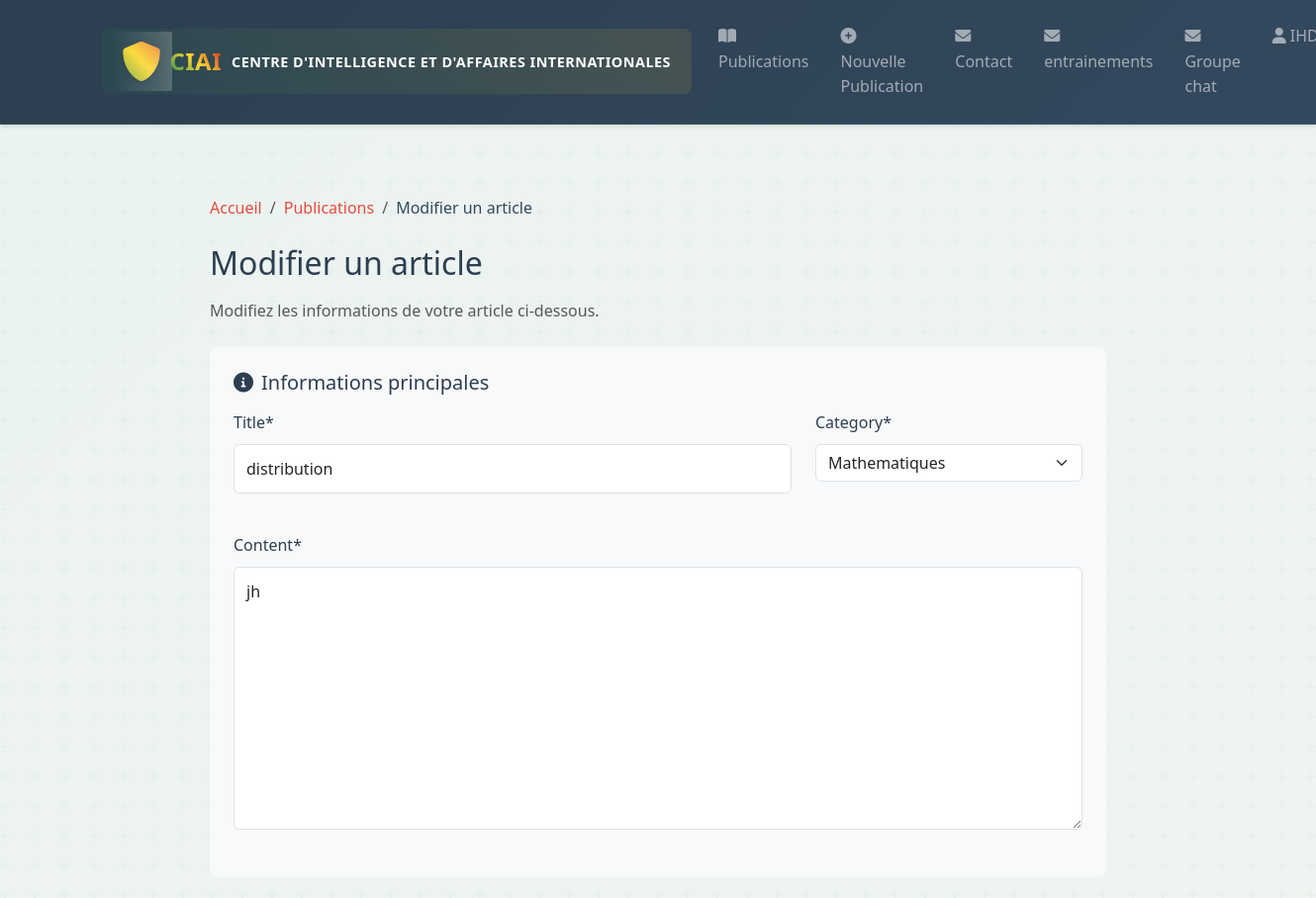
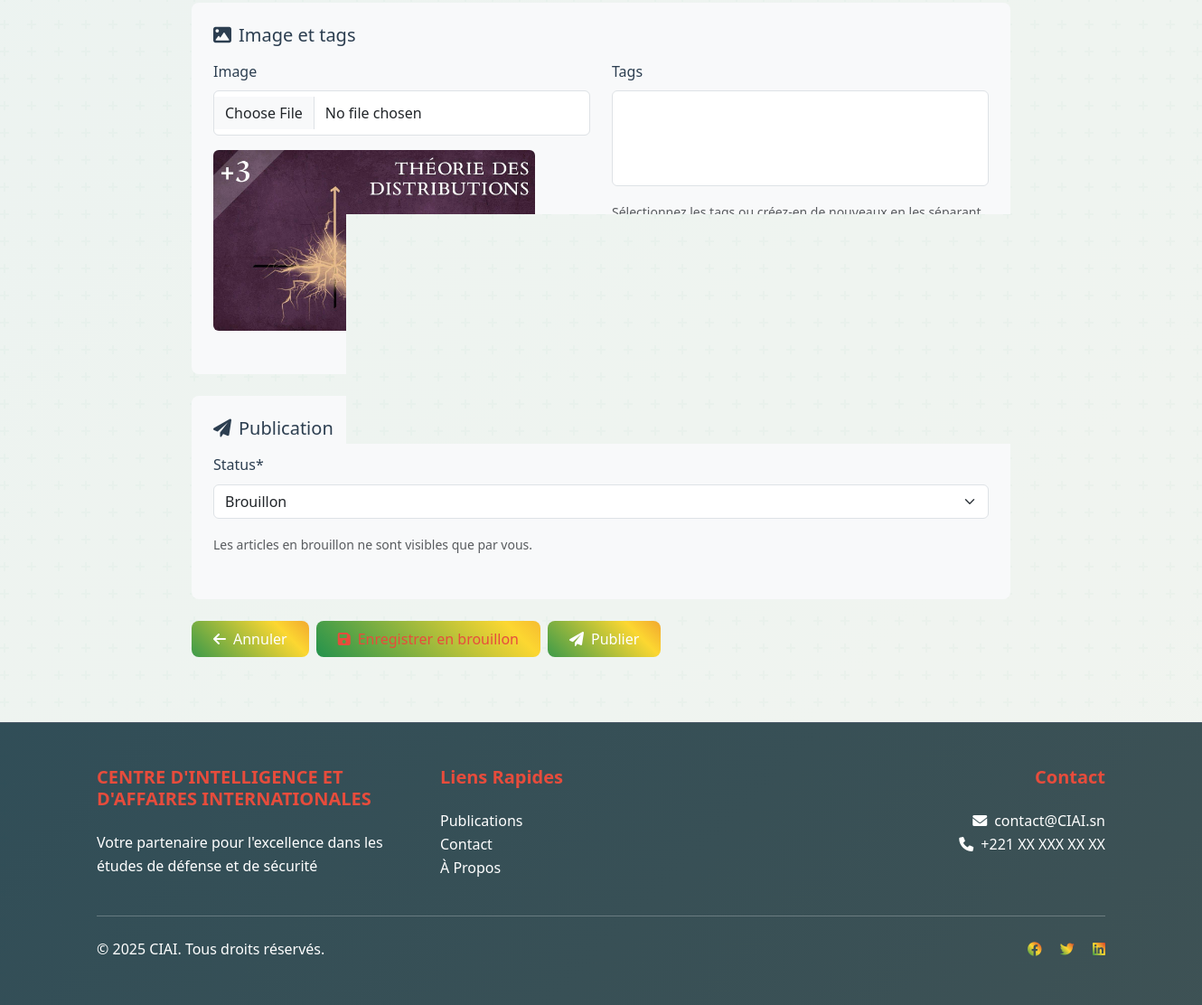
/articles/distribution/update/ (signed in), run on the app's committed database (2 pictures, top to bottom).
### blog/models.py (models this page shows, shortened)
class Article(models.Model):
    STATUS_CHOICES = [
        ('draft', 'Brouillon'),
        ('published', 'Publié'),
    ]
    title = models.CharField(max_length=200)
    slug = models.SlugField(unique=True, blank=True)
    content = models.TextField()
    image = models.ImageField(upload_to='articles/%Y/%m/%d/', blank=True, null=True)
    author = models.ForeignKey(User, on_delete=models.CASCADE, related_name='articles')
    category = models.ForeignKey(Category, on_delete=models.CASCADE, related_name='articles')
    tags = models.ManyToManyField(Tag, blank=True, related_name='articles')
    status = models.CharField(max_length=10, choices=STATUS_CHOICES, default='draft')
    views = models.PositiveIntegerField(default=0)
    created_at = models.DateTimeField(auto_now_add=True)
    updated_at = models.DateTimeField(auto_now=True)
    published_at = models.DateTimeField(null=True, blank=True)
    class Meta:
        ordering = ['-published_at', '-created_at']

### blog/views.py (the view, shortened to what this page needs)
# urls.py: path('articles/<slug:slug>/update/', views.ArticleUpdateView.as_view(), name='article_update'),
class ArticleUpdateView(LoginRequiredMixin, UserPassesTestMixin, UpdateView):
    model = Article
    form_class = ArticleForm
    template_name = 'blog/article_form.html'
    slug_url_kwarg = 'slug'
    def test_func(self):
        article = self.get_object()
        return self.request.user == article.author
    def get_context_data(self, **kwargs):
        context = super().get_context_data(**kwargs)
        context['action'] = 'Modifier'
        return context

### blog/models.py (called while the page is built)
    def __str__(self):
        return self.name

### templates/blog/article_form.html (shortened to what this page needs)
{% extends "base.html" %}
{% load static %}
{% load crispy_forms_tags %}
{% block extra_css %}
<link href="https://cdn.jsdelivr.net/npm/summernote@0.8.18/dist/summernote-bs4.min.css" rel="stylesheet">
<link href="https://cdn.jsdelivr.net/npm/select2@4.1.0-rc.0/dist/css/select2.min.css" rel="stylesheet">
<link href="https://cdn.jsdelivr.net/npm/select2-bootstrap-5-theme@1.3.0/dist/select2-bootstrap-5-theme.min.css" rel="stylesheet">
{% endblock %}
{% block content %}
<div class="container py-5">
    <div class="row justify-content-center">
        <div class="col-lg-10">
            <div class="mb-4">
                <nav aria-label="breadcrumb">
                    <ol class="breadcrumb">
                        <li class="breadcrumb-item"><a href="{% url 'blog:home' %}">Accueil</a></li>
                        <li class="breadcrumb-item"><a href="{% url 'blog:article_list' %}">Publications</a></li>
                        <li class="breadcrumb-item active" aria-current="page">{{ action }} un article</li>
                    </ol>
                </nav>
                <h1 class="h2 mb-3">{{ action }} un article</h1>
                <p class="text-muted">
                    {% if action == 'Créer' %}
                        Remplissez le formulaire ci-dessous pour créer un nouvel article.
                    {% else %}
                        Modifiez les informations de votre article ci-dessous.
                    {% endif %}
                </p>
            </div>
            <form method="post" enctype="multipart/form-data" novalidate>
                <div class="form-section">
                    <h3><i class="fas fa-info-circle me-2"></i>Informations principales</h3>
                    <div class="row mb-4">
                        <div class="col-md-8">
                            {{ form.title|as_crispy_field }}
                        </div>
                        <div class="col-md-4">
                            {{ form.category|as_crispy_field }}
                        </div>
                    </div>
                    <div class="mb-4">
                        {{ form.content|as_crispy_field }}
                    </div>
                </div>
                <div class="form-section">
                    <h3><i class="fas fa-image me-2"></i>Image et tags</h3>
                    <div class="row mb-4">
                        <div class="col-md-6">
                            {{ form.image|as_crispy_field }}
                            {% if form.instance.image %}
                                <div class="mt-2">
                                    <img src="{{ form.instance.image.url }}" alt="Image actuelle" class="image-preview">
                                </div>
                            {% endif %}
                        </div>
                        <div class="col-md-6">
                            {{ form.tags|as_crispy_field }}
                            <small class="form-text text-muted">
                                Sélectionnez les tags ou créez-en de nouveaux en les séparant par des virgules.
                            </small>
                        </div>
                    </div>
                </div>
                <div class="form-section">
                    <h3><i class="fas fa-paper-plane me-2"></i>Publication</h3>
                    <div class="mb-4">
                        {{ form.status|as_crispy_field }}
                        <small class="form-text text-muted">
                            Les articles en brouillon ne sont visibles que par vous.
                        </small>
                    </div>
                </div>
                <div class="d-flex gap-2">
                    <a href="{% url 'blog:article_list' %}" class="btn btn-outline-secondary">
                        <i class="fas fa-arrow-left me-2"></i>Annuler
                    </a>
                    <button type="submit" name="action" value="draft" class="btn btn-outline-primary">
                        <i class="fas fa-save me-2"></i>Enregistrer en brouillon
                    </button>
                    <button type="submit" name="action" value="publish" class="btn btn-primary">
                        <i class="fas fa-paper-plane me-2"></i>Publier
                    </button>
                </div>
            </form>
        </div>
    </div>
</div>
{% endblock %}

### templates/base.html (shortened to what this page needs)
{% load static %}
<!DOCTYPE html>
<html lang="fr">
<head>
    <link href="https://cdn.jsdelivr.net/npm/bootstrap@5.3.0/dist/css/bootstrap.min.css" rel="stylesheet">
    <link rel="stylesheet" href="https://cdnjs.cloudflare.com/ajax/libs/font-awesome/6.0.0/css/all.min.css">
    <link rel="stylesheet" href="{% static 'css/main.css' %}">
    {% block extra_css %}{% endblock %}
</head>
<body>
    <nav class="navbar navbar-expand-lg navbar-dark">
        <div class="container">
            <a class="navbar-brand" href="{% url 'blog:home' %}">
                <i class="fas fa-shield-alt fa-2x text-accent me-2"></i>
                <span class="text-accent">CIAI</span>
                <small class="d-none d-md-inline" style="font-size: 0.9rem; margin-left: 10px;">
                    CENTRE D'INTELLIGENCE ET D'AFFAIRES INTERNATIONALES
                </small>
            </a>
            <div class="collapse navbar-collapse" id="navbarNav">
                <ul class="navbar-nav ms-auto">
                    <li class="nav-item">
                        <a class="nav-link" href="{% url 'blog:article_list' %}">
                            <i class="fas fa-book-open me-1"></i>Publications
                        </a>
                    </li>
                    {% if user.is_authenticated %}
                    <li class="nav-item">
                        <a class="nav-link" href="{% url 'blog:article_create' %}">
                            <i class="fas fa-plus-circle me-1"></i>Nouvelle Publication
                        </a>
                    </li>
                    {% endif %}
                    <li class="nav-item">
                        <a class="nav-link" href="{% url 'blog:contact' %}">
                            <i class="fas fa-envelope me-1"></i>Contact
                        </a>
                    </li>
                    <li class="nav-item">
                        <a class="nav-link" href="{% url 'blog:entrainements' %}">
                            <i class="fas fa-envelope me-1"></i>entrainements
                        </a>
                    </li>
                    <li class="nav-item">
                        <a class="nav-link" href="{% url 'blog:chatbox' %}">
                            <i class="fas fa-envelope me-1"></i>Groupe chat
                        </a>
                    </li>
                    {% if user.is_authenticated %}
                    <li class="nav-item dropdown">
                        <a class="nav-link dropdown-toggle" href="#" id="userDropdown" role="button" data-bs-toggle="dropdown">
                            <i class="fas fa-user me-1"></i>{{ user.username }}
                        </a>
                    </li>
                    {% endif %}
                </ul>
            </div>
        </div>
    </nav>
    <main class="container py-4">
        {% block content %}
        {% endblock %}
    </main>
    <footer class="footer">
        <div class="container">
            <div class="row">
                <div class="col-md-4">
                    <h5>CENTRE D'INTELLIGENCE ET D'AFFAIRES INTERNATIONALES</h5>
                    <p>Votre partenaire pour l'excellence dans les études de défense et de sécurité</p>
                </div>
                <div class="col-md-4">
                    <h5>Liens Rapides</h5>
                    <ul class="list-unstyled">
                        <li><a href="{% url 'blog:article_list' %}">Publications</a></li>
                        <li><a href="{% url 'blog:contact' %}">Contact</a></li>
                        <li><a href="{% url 'blog:about' %}">À Propos</a></li>
                    </ul>
                </div>
                <div class="col-md-4 text-md-end">
                    <h5>Contact</h5>
                    <ul class="list-unstyled">
                        <li><i class="fas fa-envelope me-2"></i>contact@CIAI.sn</li>
                        <li><i class="fas fa-phone me-2"></i>+221 XX XXX XX XX</li>
                    </ul>
                </div>
            </div>
            <hr class="mt-4 mb-4">
            <div class="row">
                <div class="col-md-6">
                    <p class="mb-0">© {% now "Y" %} CIAI. Tous droits réservés.</p>
                </div>
                <div class="col-md-6 text-md-end">
                    <a href="#" class="text-accent me-3"><i class="fab fa-facebook"></i></a>
                    <a href="#" class="text-accent me-3"><i class="fab fa-twitter"></i></a>
                    <a href="#" class="text-accent"><i class="fab fa-linkedin"></i></a>
                </div>
            </div>
        </div>
    </footer>
</body>
</html>

### static/css/main.css (style rules this page uses)
:root { --primary-color: #2c3e50; --secondary-color: #063768; --accent-color: #e74c3c; --text-color: #333; --light-bg: #f8f9fa; --white: #ffffff; --gray-100: #f8f9fa; --gray-200: #e9ecef; --gray-300: #dee2e6; --gray-400: #ced4da; --gray-500: #adb5bd; --gray-600: #6c757d; --gray-700: #495057; --gray-800: #343a40; --gray-900: #212529; --dark-bg: #2c3e50; }
body { background-color: var(--light-bg); color: var(--text-color); font-family: 'Segoe UI', Tahoma, Geneva, Verdana, sans-serif; line-height: 1.6; min-height: 100vh; display: flex; flex-direction: column; }
.navbar { background: linear-gradient(135deg, var(--primary-color), var(--secondary-color)) !important; box-shadow: 0 2px 4px rgba(0,0,0,0.1); padding: 1rem 0; }
.navbar-brand { font-weight: 700; font-size: 1.8rem; letter-spacing: 0.5px; transition: transform 0.3s ease; }
.nav-link { font-weight: 500; padding: 0.5rem 1rem !important; transition: all 0.3s ease; position: relative; }
.nav-link:after { content: ''; position: absolute; width: 0; height: 2px; bottom: 0; left: 50%; background-color: var(--accent-color); transition: all 0.3s ease; }
main.container { flex: 1; padding-top: 2rem; padding-bottom: 3rem; }
.btn-primary { background-color: var(--accent-color); border-color: var(--accent-color); padding: 0.6rem 1.5rem; font-weight: 500; border-radius: 6px; transition: all 0.3s ease; }
.footer { background: var(--primary-color); color: var(--white); padding: 2rem 0; margin-top: auto; }
.footer a { color: var(--accent-color); text-decoration: none; transition: color 0.3s ease; }
.form-control { border-radius: 6px; border: 1px solid var(--gray-300); padding: 0.75rem; }
.text-accent { color: var(--accent-color); }
.btn { padding: 0.5rem 1.5rem; font-weight: 500; border-radius: 0.5rem; }
.btn-outline-primary { color: var(--accent-color); border-color: var(--accent-color); }

### templates/blog/article_form.html (style rules this page uses)
.image-preview { max-height: 200px; object-fit: cover; border-radius: 0.375rem; }
.form-section { background: #f8f9fa; border-radius: 0.5rem; padding: 1.5rem; margin-bottom: 1.5rem; }
.form-section h3 { color: #2c3e50; font-size: 1.25rem; margin-bottom: 1rem; }

### data on the page
Article: title "distribution", category "Mathematiques", content "jh", instance.image (picture), status "Brouillon"

### other printed values
{{ action }} "Modifier"
